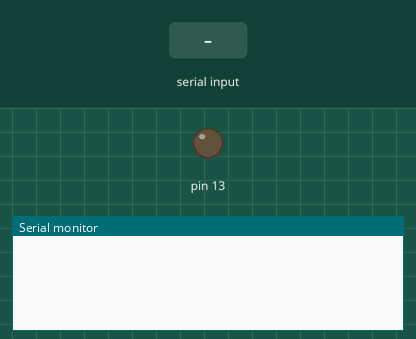
Bench run of a sketch on a simulated Arduino Uno, built with avr-gcc and run on an emulated ATmega328P. Shown: output pins drawn as LEDs (lit = HIGH), the last lines printed to the serial monitor. Inputs (shaded band) come from the test bench.

Above: at 1.2 s.
1.3 s: "Z" received over Serial
At 2.5 s:
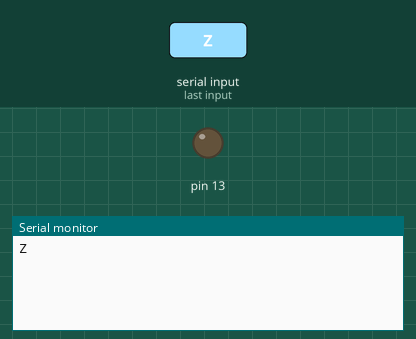
2.8 s: "1" received over Serial
At 3.7 s:
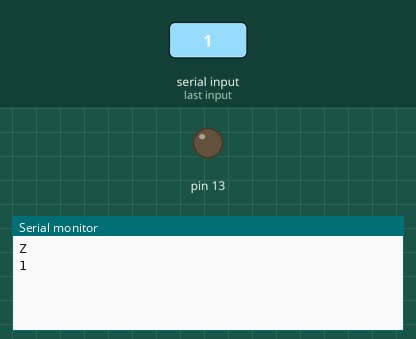

The sketch:

Training_class_15__.ino
```cpp
#include<SoftwareSerial.h>
//SoftwareSerial BT(5,6);
void setup() {
  Serial.begin(9600);
  //BT.begin(9600);
  pinMode(13, OUTPUT);

}

void loop() {
  if (Serial.available()){
    char res = Serial.read();
    Serial.println(res);
    if(res=='Z'){

      }
  }
}
```

Measured:
- after the input at 1.3 s, the serial monitor: prints a new line at once (image 1)
- after the input at 2.8 s, the serial monitor: prints a new line at once (image 2)
